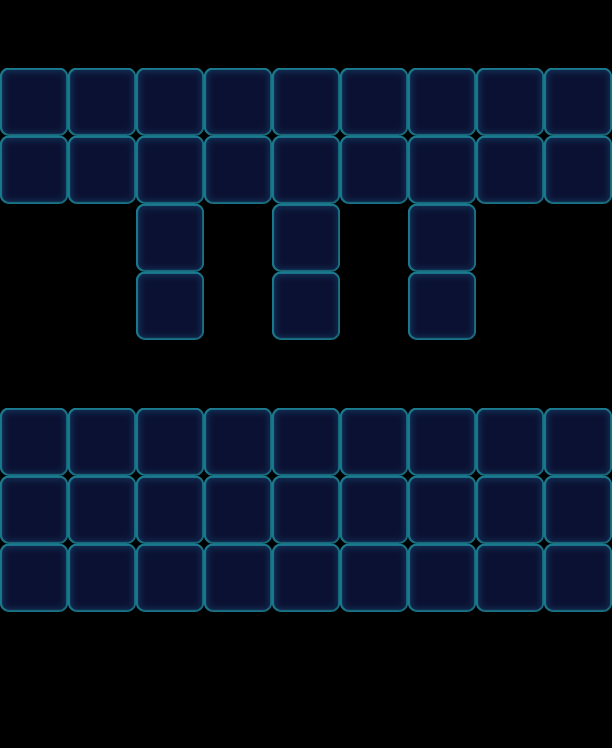

The image is a tile-based game level rendered from a .tmx file. Its description and source (layers, tilesets, objects; grid data summarised) follow:
An orthogonal 9x11 tile map with 68x68 px tiles, 1 tile layer (Valid), 2 tilesets and 48 objects (24x Floor, 15x Haze, 9x Factory_Normal).

<map version="1.0" orientation="orthogonal" width="9" height="11" tilewidth="68" tileheight="68">
 <properties>
  <property name="Connect" value="08,01,1|18,11,1|28,21,1|38,31,1|48,41,1|58,51,1|68,61,1|78,71,1|88,81,1" />
 </properties>
 <tileset firstgid="1" name="game_grid1" tilewidth="68" tileheight="68">
  <image source="game_grid1.png" width="68" height="68" />
 </tileset>
 <tileset firstgid="2" name="map" tilewidth="68" tileheight="68">
  <image source="map.png" width="1024" height="1024" />
 </tileset>
 <layer name="Valid" width="9" height="11">
  <data>[99 cells, 51 non-empty, 1 distinct tile ids]</data>
 </layer>
 <objectgroup name="BottomObj" width="9" height="11">
  <object type="Floor" gid="33" x="136" y="272">
   <properties>
    <property name="Layers" value="2" />
   </properties>
  </object>
  <object type="Floor" gid="33" x="136" y="340">
   <properties>
    <property name="Layers" value="2" />
   </properties>
  </object>
  <object type="Floor" gid="33" x="272" y="272">
   <properties>
    <property name="Layers" value="2" />
   </properties>
  </object>
  <object type="Floor" gid="33" x="272" y="340">
   <properties>
    <property name="Layers" value="2" />
   </properties>
  </object>
  <object type="Floor" gid="33" x="408" y="272">
   <properties>
    <property name="Layers" value="2" />
   </properties>
  </object>
  <object type="Floor" gid="33" x="408" y="340">
   <properties>
    <property name="Layers" value="2" />
   </properties>
  </object>
  <object type="Floor" gid="33" x="0" y="136">
   <properties>
    <property name="Layers" value="2" />
   </properties>
  </object>
  <object type="Floor" gid="33" x="0" y="204">
   <properties>
    <property name="Layers" value="2" />
   </properties>
  </object>
  <object type="Floor" gid="33" x="68" y="136">
   <properties>
    <property name="Layers" value="2" />
   </properties>
  </object>
  <object type="Floor" gid="33" x="68" y="204">
   <properties>
    <property name="Layers" value="2" />
   </properties>
  </object>
  <object type="Floor" gid="33" x="136" y="136">
   <properties>
    <property name="Layers" value="2" />
   </properties>
  </object>
  <object type="Floor" gid="33" x="136" y="204">
   <properties>
    <property name="Layers" value="2" />
   </properties>
  </object>
  <object type="Floor" gid="33" x="204" y="136">
   <properties>
    <property name="Layers" value="2" />
   </properties>
  </object>
  <object type="Floor" gid="33" x="204" y="204">
   <properties>
    <property name="Layers" value="2" />
   </properties>
  </object>
  <object type="Floor" gid="33" x="272" y="136">
   <properties>
    <property name="Layers" value="2" />
   </properties>
  </object>
  <object type="Floor" gid="33" x="272" y="204">
   <properties>
    <property name="Layers" value="2" />
   </properties>
  </object>
  <object type="Floor" gid="33" x="340" y="136">
   <properties>
    <property name="Layers" value="2" />
   </properties>
  </object>
  <object type="Floor" gid="33" x="340" y="204">
   <properties>
    <property name="Layers" value="2" />
   </properties>
  </object>
  <object type="Floor" gid="33" x="408" y="136">
   <properties>
    <property name="Layers" value="2" />
   </properties>
  </object>
  <object type="Floor" gid="33" x="408" y="204">
   <properties>
    <property name="Layers" value="2" />
   </properties>
  </object>
  <object type="Floor" gid="33" x="476" y="136">
   <properties>
    <property name="Layers" value="2" />
   </properties>
  </object>
  <object type="Floor" gid="33" x="476" y="204">
   <properties>
    <property name="Layers" value="2" />
   </properties>
  </object>
  <object type="Floor" gid="33" x="544" y="136">
   <properties>
    <property name="Layers" value="2" />
   </properties>
  </object>
  <object type="Floor" gid="33" x="544" y="204">
   <properties>
    <property name="Layers" value="2" />
   </properties>
  </object>
 </objectgroup>
 <objectgroup name="MiddleObj" width="9" height="11" />
 <objectgroup color="#000000" name="TopObj" width="9" height="11">
  <object name="10" type="Factory_Normal" x="0" y="340" width="68" height="68">
   <properties>
    <property name="FactoryColorsConfig" value="Blue,Yellow,Orange,Green" />
   </properties>
  </object>
  <object name="10" type="Factory_Normal" x="68" y="340" width="68" height="68">
   <properties>
    <property name="FactoryColorsConfig" value="Blue,Yellow,Orange,Green" />
   </properties>
  </object>
  <object name="10" type="Factory_Normal" x="136" y="340" width="68" height="68">
   <properties>
    <property name="FactoryColorsConfig" value="Blue,Yellow,Orange,Green" />
   </properties>
  </object>
  <object name="10" type="Factory_Normal" x="204" y="340" width="68" height="68">
   <properties>
    <property name="FactoryColorsConfig" value="Blue,Yellow,Orange,Green" />
   </properties>
  </object>
  <object name="10" type="Factory_Normal" x="272" y="340" width="68" height="68">
   <properties>
    <property name="FactoryColorsConfig" value="Blue,Yellow,Orange,Green" />
   </properties>
  </object>
  <object name="10" type="Factory_Normal" x="340" y="340" width="68" height="68">
   <properties>
    <property name="FactoryColorsConfig" value="Blue,Yellow,Orange,Green" />
   </properties>
  </object>
  <object name="10" type="Factory_Normal" x="408" y="340" width="68" height="68">
   <properties>
    <property name="FactoryColorsConfig" value="Blue,Yellow,Orange,Green" />
   </properties>
  </object>
  <object name="10" type="Factory_Normal" x="476" y="340" width="68" height="68">
   <properties>
    <property name="FactoryColorsConfig" value="Blue,Yellow,Orange,Green" />
   </properties>
  </object>
  <object name="10" type="Factory_Normal" x="544" y="340" width="68" height="68">
   <properties>
    <property name="FactoryColorsConfig" value="Blue,Yellow,Orange,Green" />
   </properties>
  </object>
 </objectgroup>
 <objectgroup color="#00ff00" name="CeilObj" width="9" height="11">
  <object name="Haze" type="Haze" x="136" y="272" width="68" height="68">
   <properties>
    <property name="HazeLevel" value="3" />
   </properties>
  </object>
  <object name="Haze" type="Haze" x="408" y="204" width="68" height="68">
   <properties>
    <property name="HazeLevel" value="3" />
   </properties>
  </object>
  <object name="Haze" type="Haze" x="272" y="272" width="68" height="68">
   <properties>
    <property name="HazeLevel" value="3" />
   </properties>
  </object>
  <object name="Haze" type="Haze" x="136" y="204" width="68" height="68">
   <properties>
    <property name="HazeLevel" value="3" />
   </properties>
  </object>
  <object name="Haze" type="Haze" x="408" y="272" width="68" height="68">
   <properties>
    <property name="HazeLevel" value="3" />
   </properties>
  </object>
  <object name="Haze" type="Haze" x="272" y="204" width="68" height="68">
   <properties>
    <property name="HazeLevel" value="3" />
   </properties>
  </object>
  <object name="Haze" type="Haze" x="68" y="136" width="68" height="68">
   <properties>
    <property name="HazeLevel" value="3" />
   </properties>
  </object>
  <object name="Haze" type="Haze" x="136" y="136" width="68" height="68">
   <properties>
    <property name="HazeLevel" value="3" />
   </properties>
  </object>
  <object name="Haze" type="Haze" x="204" y="136" width="68" height="68">
   <properties>
    <property name="HazeLevel" value="3" />
   </properties>
  </object>
  <object name="Haze" type="Haze" x="272" y="136" width="68" height="68">
   <properties>
    <property name="HazeLevel" value="3" />
   </properties>
  </object>
  <object name="Haze" type="Haze" x="340" y="136" width="68" height="68">
   <properties>
    <property name="HazeLevel" value="3" />
   </properties>
  </object>
  </objectgroup>
</map>
<!-- 4 of 48 objects omitted -->
